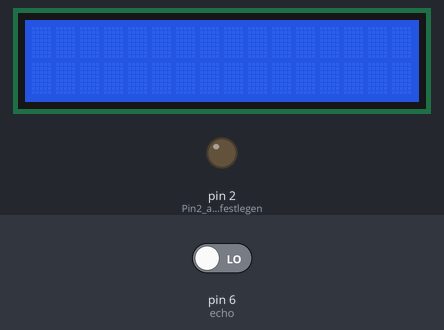
Bench run of a sketch on a simulated Arduino Uno, built with avr-gcc and run on an emulated ATmega328P. Shown: 16×2 character LCD, output pins drawn as LEDs (lit = HIGH). The inputs (shaded band) are chosen by the test bench; at power-on: pin 6 (echo) LOW. Pins used as bus, display or sensor lines are not drawn.

Above: at 0.1 s.
At 1.14 s:
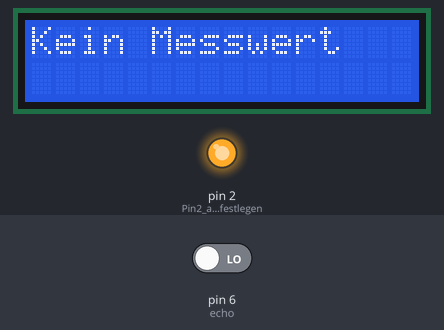
At 2.0 s:
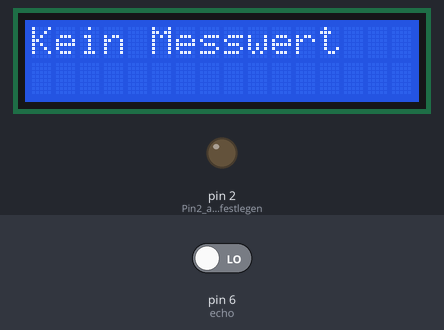
Timing chart, 0 to 130.0 s (numbered marks = the images above):
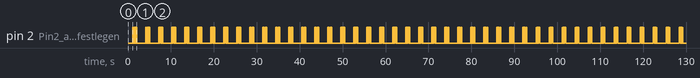

Measured:
- by itself, pin 2 (Pin2_als_Output_festlegen): repeats every 3.0 s: 4 × (LOW 0.10 s, HIGH 0.10 s), LOW 2.1 s, HIGH 0.10 s
- by itself, everything shown: repeats every 3.0 s, in 10 steps

The sketch:

Versuch9_Ultraschall_LCD_Buzzer.ino
```cpp
// Abschluss Projekt Praxisteil Abstandsmessung Ultraschall mit Display
#include <Wire.h>
#include <LiquidCrystal_I2C.h>
// Initialisierung des Displays
LiquidCrystal_I2C lcd(0x3F, 16, 2);         //Display mit 16 Zeichen in 2 Zeilen, Busadresse 0x27
// Einführung der Variablen
int trigger=7;                              //Pin "trigger" ist angeschlossen an Pin 7
int echo=6;                                 //Pin "echo" ist angeschlossen an Pin 6
long laufzeit=0;                            //Laufzeit des Schalls, Datentyp long statt int, es können größere Zahlen gespeichert werden
long entfernung=0;                          //Für berechnung der Entfernung, int bereich -2147483648 bis 2147483647

void setup()
{
  lcd.begin();
   pinMode(trigger, OUTPUT);                //„trigger“(Pin7) ist ein Ausgang.
   pinMode(echo, INPUT);                    //„echo“(Pin6) ist ein Eingang.
}

void loop()
{
  digitalWrite(trigger, LOW);               //Kurz Ausschalten zur Rauschreduzierung
    delay(5);                               //Dauer: 5 Millisekunden
  digitalWrite(trigger, HIGH);              //Ultraschallwelle wird gestartet
    delay(10);                              //Dauer des Aussendens der Welle
  digitalWrite(trigger, LOW);               //Ultraschallwelle wird beendet
 // Berechnung der Laufzeit
  laufzeit = pulseIn(echo, HIGH);           //pulseIn zählt Zeit bis zur detektierung der Reflektion der Schallwelle
  entfernung = (laufzeit/2) / 29.1;         // Berechnung in cm. Schall in Luft hat eine Geschwindigkeit von 29,1 cm pro ms
                                            // Teilung durch 2 da nur eine Wegstrecke gemessen werden soll
if (entfernung >= 500 || entfernung <= 0)   //Messwertgrenze
  {
    lcd.setCursor(0,1);                     //Setzt Cursor auf die zweite Zeile für das Ergebnis
    lcd.clear();                            //Löscht alle Zeichen vom LCD für klare Anzeige
    lcd.print("Kein Messwert");             //Keine Messung möglich
  }
else
  {
    lcd.clear();
    lcd.setCursor(0,0);
    lcd.print("Entfernung");                //Zeigt den Einführungstext in der ersten Zeile an
    lcd.setCursor(0,1);                     //Setzt Cursor auf die zweite Zeile für das Ergebnis
    lcd.print(entfernung);                  //Ausgabe des Messwertes
    lcd.print(" cm");                       //Ausgabe der Einheit hinter dem Messwert
   }
// Hier beginnt die Piepser-Steuerung
if (entfernung < 15 && entfernung >= 10)   //Entfernungswert zwischen 15 und 10 cm
  {
    for (int i = 0; i <= 1; i++)           // Schleife für 2x Piepsen
    {
      pinMode(2,OUTPUT);                  // Pin2 als Output festlegen
      digitalWrite(2,HIGH);               // Piepton einschalten
      delay(100);                         // Piepton 100 ms anhalten
      digitalWrite(2,LOW);                // Piepton ausschalten
      delay(100);                         // Pause 100 ms
    }
  }
if (entfernung < 10 && entfernung >= 5)   //Entfernungswert zwischen 10 und 5 cm
  {
    for (int i = 0; i <= 2; i++)           // Schleife für 3x Piepsen
    {
      pinMode(2,OUTPUT);                  // Pin2 als Output festlegen
      digitalWrite(2,HIGH);               // Piepton einschalten
      delay(100);                         // Piepton 100 ms anhalten
      digitalWrite(2,LOW);                // Piepton ausschalten
      delay(100);                         // Pause 100 ms
    }
  }
 if (entfernung < 5 && entfernung >= 0)   //Entfernungswert zwischen 5 und 0 cm
  {
    for (int i = 1; i <= 5; i++)           // Schleife für 5x Piepsen
    {
      pinMode(2,OUTPUT);                  // Pin2 als Output festlegen
      digitalWrite(2,HIGH);               // Piepton einschalten
      delay(100);                         // Piepton 100 ms anhalten
      digitalWrite(2,LOW);                // Piepton ausschalten
      delay(100);                         // Pause 100 ms
    }
  }
delay(1000);                               //Pause für 1 Sekunde zur Stabilität
}
```
